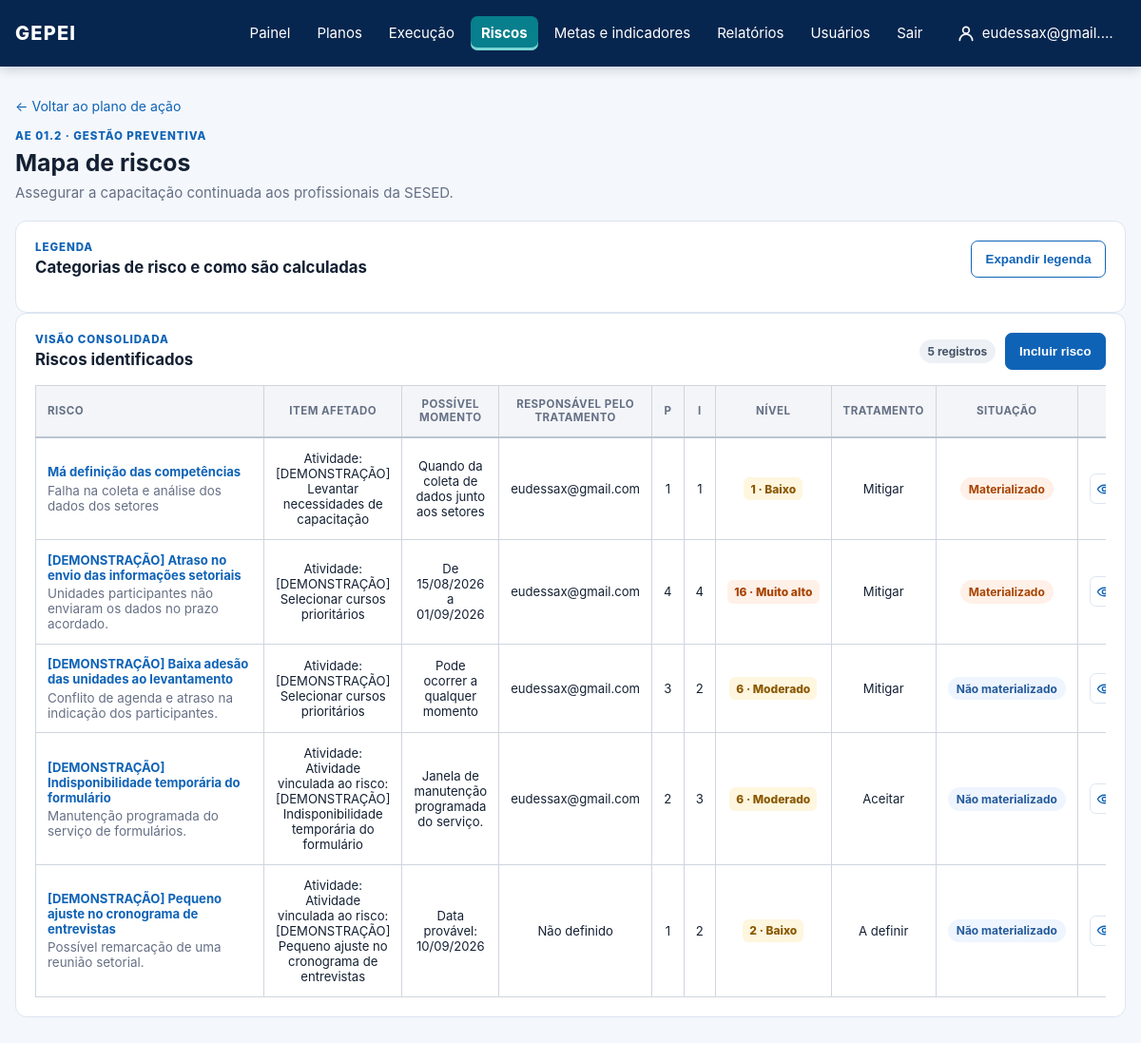
/planos-de-acao/2/riscos/ (signed in), run on an earlier commit of the app's database.
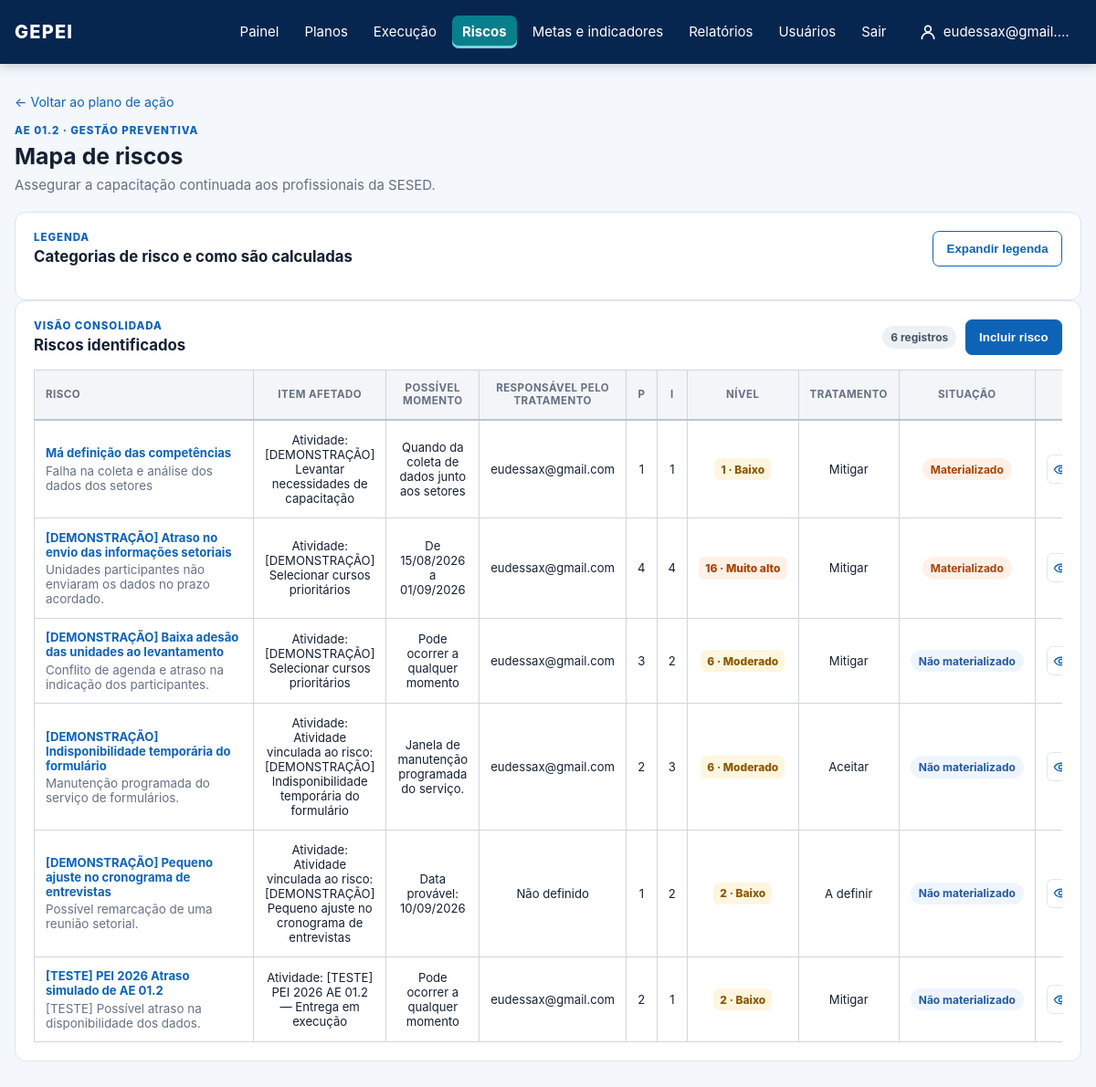
And on a later commit of the database.
### core/models.py (models this page shows, shortened)
class StrategicAction(models.Model):
    class Status(models.TextChoices):
        NOT_STARTED = "NAO_INICIADA", "Não iniciada"
        IN_PROGRESS = "EM_ANDAMENTO", "Em andamento"
        COMPLETED = "CONCLUIDA", "Concluída"
        DELAYED = "ATRASADA", "Atrasada"
        BLOCKED = "BLOQUEADA", "Bloqueada"
        SUSPENDED = "SUSPENSA", "Suspensa"
    artifact = models.ForeignKey(PlanArtifact, on_delete=models.PROTECT, related_name="actions")
    coordinating_unit = models.ForeignKey(OrganizationalUnit, on_delete=models.PROTECT)
    code = models.CharField(max_length=30)
    title = models.CharField(max_length=255)
    description = models.TextField(blank=True)
    due_date = models.DateField(
        null=True,
        blank=True,
        help_text="Preenchido no cronograma operacional; não é inferido da vigência do PEI.",
    )
    status = models.CharField(max_length=15, choices=Status.choices, default=Status.NOT_STARTED)
    progress = models.DecimalField(max_digits=5, decimal_places=2, default=0)
    funding_sources = models.CharField(max_length=255, blank=True)
    participating_units = models.ManyToManyField(OrganizationalUnit, related_name="participating_actions", blank=True)

class Risk(models.Model):
    class Status(models.TextChoices):
        NOT_MATERIALIZED = "NAO_MATERIALIZADO", "Não materializado"
        MATERIALIZED = "MATERIALIZADO", "Materializado"
    class OccurrenceTiming(models.TextChoices):
        ANY_TIME = "QUALQUER_MOMENTO", "Pode ocorrer a qualquer momento"
        EXPOSURE_WINDOW = "PERIODO", "Durante um período de exposição"
        DATE_OR_MILESTONE = "DATA_MARCO", "Em uma data ou marco provável"
        UNKNOWN = "INDETERMINADO", "Não é possível estimar o momento"
    action = models.ForeignKey(StrategicAction, on_delete=models.CASCADE, related_name="risks")
    activity = models.ForeignKey(Activity, on_delete=models.PROTECT, related_name="risks")
    is_unforeseen = models.BooleanField("Risco não previsto", default=False)
    owner = models.ForeignKey(settings.AUTH_USER_MODEL, on_delete=models.PROTECT)
    title = models.CharField(max_length=255)
    cause = models.TextField()
    probability = models.PositiveSmallIntegerField()
    impact = models.PositiveSmallIntegerField()
    status = models.CharField(max_length=18, choices=Status.choices, default=Status.NOT_MATERIALIZED)
    treatment = models.CharField(max_length=20, blank=True)
    preventive_measure = models.TextField(blank=True)
    contingency_measure = models.TextField(blank=True)
    occurrence_timing = models.CharField(
        max_length=20,
        choices=OccurrenceTiming.choices,
        default=OccurrenceTiming.UNKNOWN,
    )
    exposure_start_date = models.DateField(null=True, blank=True)
    exposure_end_date = models.DateField(null=True, blank=True)
    expected_occurrence_date = models.DateField(null=True, blank=True)
    trigger_description = models.TextField(blank=True)
    @property
    def level(self):
        return self.probability * self.impact
    @property
    def level_label(self):
        if self.level >= 20:
            return "Crítico"
        if self.level >= 15:
            return "Muito alto"
        if self.level >= 10:
            return "Alto"
        if self.level >= 5:
            return "Moderado"
        return "Baixo"
    @property
    def occurrence_timing_summary(self):
        if self.occurrence_timing == self.OccurrenceTiming.ANY_TIME:
            return "Pode ocorrer a qualquer momento"
        if self.occurrence_timing == self.OccurrenceTiming.EXPOSURE_WINDOW:
            if self.exposure_start_date and self.exposure_end_date:
                return f"De {self.exposure_start_date:%d/%m/%Y} a {self.exposure_end_date:%d/%m/%Y}"
            if self.exposure_start_date:
                return f"A partir de {self.exposure_start_date:%d/%m/%Y}"
            if self.exposure_end_date:
                return f"Até {self.exposure_end_date:%d/%m/%Y}"
            return "Durante um período de exposição ainda não delimitado"
        if self.occurrence_timing == self.OccurrenceTiming.DATE_OR_MILESTONE:
            if self.expected_occurrence_date:
                return f"Data provável: {self.expected_occurrence_date:%d/%m/%Y}"
            return ""
        return "Momento indeterminado"

class Activity(models.Model):
    PAUSED = "PAUSADA"
    class FundingSource(models.TextChoices):
        FAF = "FAF", "Fundo a Fundo (FaF)"
        CODE_0500 = "0500", "Fonte 0500"
        AGREEMENT = "CONVENIO", "Convênio"
        OTHER = "OUTRA", "Outra"
    action_plan = models.ForeignKey(ActionPlan, on_delete=models.CASCADE, related_name="activities")
    executor = models.ForeignKey(settings.AUTH_USER_MODEL, on_delete=models.PROTECT, related_name="assigned_activities")
    title = models.CharField(max_length=255)
    description = models.TextField(blank=True)
    position = models.PositiveIntegerField(default=0)
    weight = models.DecimalField(max_digits=5, decimal_places=2)
    progress = models.DecimalField(max_digits=5, decimal_places=2, default=0)
    start_date = models.DateField(null=True, blank=True)
    end_date = models.DateField()
    status = models.CharField(max_length=15, choices=[*StrategicAction.Status.choices, ("PAUSADA", "Pausada")], default=StrategicAction.Status.NOT_STARTED)
    expected_delivery = models.CharField(max_length=255, blank=True)
    requires_financial_resource = models.BooleanField(default=False)
    planned_cost = models.DecimalField(max_digits=14, decimal_places=2, null=True, blank=True)
    disbursed_cost = models.DecimalField(max_digits=14, decimal_places=2, null=True, blank=True)
    funding_source = models.CharField(max_length=12, choices=FundingSource.choices, blank=True)
    funding_source_other = models.CharField(max_length=160, blank=True)
    financial_responsible_unit = models.ForeignKey(
        OrganizationalUnit,
        null=True,
        blank=True,
        on_delete=models.PROTECT,
        related_name="financially_monitored_activities",
    )
    financial_reference = models.CharField(max_length=255, blank=True)
    class Meta:
        ordering = ["position", "start_date", "end_date", "id"]
    def __str__(self):
        return self.title

class RiskTreatment(models.Model):
    class Decision(models.TextChoices):
        ACCEPT = "ACEITAR", "Aceitar"
        MITIGATE = "MITIGAR", "Mitigar"
        AVOID = "EVITAR", "Evitar"
        TRANSFER = "TRANSFERIR", "Transferir"
    risk = models.ForeignKey(Risk, on_delete=models.CASCADE, related_name="treatments")
    decision = models.CharField(max_length=12, choices=Decision.choices)
    justification = models.TextField(blank=True)
    responsible = models.ForeignKey(
        settings.AUTH_USER_MODEL,
        on_delete=models.PROTECT,
        related_name="risk_treatments",
    )
    due_date = models.DateField(null=True, blank=True)
    preventive_measure = models.TextField(blank=True)
    contingency_measure = models.TextField(blank=True)
    created_by = models.ForeignKey(
        settings.AUTH_USER_MODEL,
        on_delete=models.PROTECT,
        related_name="created_risk_treatments",
    )
    created_at = models.DateTimeField(auto_now_add=True)
    class Meta:
        constraints = [models.UniqueConstraint(fields=["risk"], name="one_treatment_per_risk")]
        ordering = ["-created_at", "-id"]

### core/views.py (the view)
# urls.py: path("planos-de-acao/<int:action_id>/riscos/", views.risk_map, name="risk_map"),
@login_required
def risk_map(request, action_id):
    _require_permission(request.user, "view_risk")
    action = get_object_or_404(
        (view_scope_actions if request.method == "GET" else scope_actions)(
            StrategicAction.objects.select_related("artifact", "artifact__plan", "coordinating_unit"), request.user
        ),
        pk=action_id,
    )
    request.read_only_other_unit = not scope_actions(StrategicAction.objects.all(), request.user).filter(pk=action.id).exists()
    action_plan = get_object_or_404(ActionPlan, action=action)
    registered_risks = _registered_risks(request, StrategicAction.objects.filter(pk=action.pk))
    if request.method == "POST":
        _require_permission(request.user, "add_risk")
        form = RiskIdentificationForm(request.POST, action_plan=action_plan)
        if form.is_valid():
            risk = _save_new_risk(request.user, form, action)
            messages.success(request, "Risco incluído no mapa do plano de ação.")
            if form.cleaned_data["register_another"]:
                return _next_risk_registration(request, registered_risks, risk)
            return redirect("risk_detail", action_id=action.id, risk_id=risk.id)
    else:
        initial = {"activity": registered_risks[-1].activity_id} if registered_risks else {}
        form = RiskIdentificationForm(action_plan=action_plan, initial=initial)
    risks = action.risks.select_related("activity", "owner").prefetch_related(
        "assessments", "treatments", "materializations", "acceptances"
    ).order_by("status", "title")
    return render(
        request,
        "core/risk_map.html",
        {
            "action": action,
            "action_plan": action_plan,
            "risks": risks,
            "form": form,
            "registered_risks": registered_risks,
            "registered_risk_ids": ",".join(str(item.pk) for item in registered_risks),
            "can_add_risk": not request.read_only_other_unit and request.user.has_perm("core.add_risk"),
            "can_edit_risk": not request.read_only_other_unit and request.user.has_perm("core.change_risk"),
        },
    )

### templates/core/risk_map.html (shortened to what this page needs)
{% extends "base.html" %}
{% block content %}
  <a class="back-link" href="{% url 'action_plan_detail' action.id %}">← Voltar ao plano de ação</a>
  <section class="action-detail-heading">
    <div><p class="eyebrow">{{ action.code }} · Gestão preventiva</p><h1>Mapa de riscos</h1><p>{{ action.title }}</p></div>  </section>
  {% include "core/_risk_legend.html" %}
  <section class="risk-map-layout">
    <article class="panel risk-map-panel">
      <div class="panel-heading"><div><p class="eyebrow">Visão consolidada</p><h2>Riscos identificados</h2></div><div class="panel-heading-actions"><span class="chip chip-neutral">{{ risks|length }} registros</span>{% if can_add_risk %}<button class="button button-primary" type="button" data-open-risk-form>Incluir risco</button>{% endif %}</div></div>
      {% if risks %}
        <div class="responsive-table"><table class="risk-map-table"><thead><tr><th>Risco</th><th>Item afetado</th><th>Possível momento</th><th>Responsável pelo tratamento</th><th class="col-center">P</th><th class="col-center">I</th><th class="col-center">Nível</th><th>Tratamento</th><th>Situação</th><th>Ações</th></tr></thead><tbody>
          {% for risk in risks %}<tr>
            <td><a href="{% url 'risk_detail' action.id risk.id %}"><strong>{{ risk.title }}</strong></a><span>{{ risk.cause|truncatechars:80 }}</span></td>
            <td>{% if risk.activity %}Atividade: {{ risk.activity.title }}{% else %}Ação estratégica{% endif %}</td>
            <td>{{ risk.occurrence_timing_summary|default:risk.trigger_description|default:"—" }}</td>
            <td>{% if not perms.core.view_risktreatment %}🔒{% else %}{% with treatment=risk.treatments.first %}{% if treatment %}{{ treatment.responsible.get_full_name|default:treatment.responsible.username }}{% else %}Não definido{% endif %}{% endwith %}{% endif %}</td>
            <td class="col-center">{{ risk.probability }}</td><td class="col-center">{{ risk.impact }}</td>
            <td class="col-center"><span class="risk-level {% if risk.level >= 20 %}risk-critical{% elif risk.level >= 10 %}risk-high{% else %}risk-medium{% endif %}">{{ risk.level }} · {{ risk.level_label }}</span></td>
            <td>{% if not perms.core.view_risktreatment %}🔒{% else %}{% with treatment=risk.treatments.first %}{% if treatment %}{{ treatment.get_decision_display }}{% elif risk.treatment %}{{ risk.treatment|title }}{% else %}A definir{% endif %}{% endwith %}{% endif %}</td>
            <td><span class="chip chip-{{ risk.status|lower }}">{{ risk.get_status_display }}</span></td>
            <td><div class="row-actions"><a class="row-icon" href="{% url 'risk_detail' action.id risk.id %}" title="Visualizar risco" aria-label="Visualizar risco">{% include "core/_record_icon.html" with icon="view" %}</a></div></td>
          </tr>{% endfor %}
        </tbody></table></div>
      {% else %}<div class="empty-state"><strong>Nenhum risco identificado.</strong><span>Clique em “Incluir risco” para registrá-lo; depois o sistema disponibilizará a avaliação, o tratamento e a decisão de aceite.</span></div>{% endif %}
    </article>
  </section>
{% endblock %}

### templates/base.html (shortened to what this page needs)
{% load static %}
<!doctype html>
<html lang="pt-br">
<head>
  <link rel="stylesheet" href="{% static 'css/gepei.css' %}?v=20261106-acoes-2">
</head>
<body>
  <header class="topbar">
    <a class="brand" href="{% url 'dashboard' %}">GEPEI</a>
    {% if user.is_authenticated %}
      <nav>
        <a href="{% url 'dashboard' %}" {% if request.path == '/' %}class="nav-active" aria-current="page"{% endif %}>Painel</a>
        {% if perms.core.view_plan %}<a href="{% url 'pei_overview' %}" {% if '/pei/' in request.path %}class="nav-active" aria-current="page"{% endif %}>Planos</a>{% endif %}
        {% if perms.core.view_actionplan %}<a href="{% url 'action_plan_list' %}" {% if '/planos-de-acao/' in request.path and '/riscos/' not in request.path %}class="nav-active" aria-current="page"{% endif %}>Execução</a>{% endif %}
        {% if perms.core.view_risk %}<a href="{% url 'risk_overview' %}" {% if '/riscos/' in request.path %}class="nav-active" aria-current="page"{% endif %}>Riscos</a>{% endif %}
        {% if perms.core.view_strategictarget or perms.core.view_indicator %}<a href="{% if perms.core.view_indicator %}{% url 'indicator_overview' %}{% else %}{% url 'target_overview' %}{% endif %}" >Metas e indicadores</a>{% endif %}
        {% if perms.core.view_reportcycle or perms.core.view_sectorreport or perms.core.view_quarterlysectorreport or perms.core.consolidate_quarterlysectorreport %}<a href="{% url 'report_cycle_overview' %}" {% if '/relatorios/' in request.path %}class="nav-active" aria-current="page"{% endif %}>Relatórios</a>{% endif %}
        {% if perms.auth.view_user or perms.auth.view_group %}
        <details class="nav-plans{% if '/usuarios/' in request.path %} nav-active{% endif %}">
          <summary {% if '/usuarios/' in request.path %}aria-current="page"{% endif %}>Usuários</summary>
        </details>
        {% endif %}
        <form method="post" action="{% url 'logout' %}" onsubmit="return confirm('Tem certeza de que deseja sair?');">
          <button type="submit">Sair</button>
        </form>
        <a class="nav-user{% if request.path == '/minha-conta/' %} nav-active{% endif %}" href="{% url 'profile_edit' %}" title="Minha conta">
          <svg width="20" height="20" viewBox="0 0 24 24" fill="none" stroke="currentColor" stroke-width="2" stroke-linecap="round" stroke-linejoin="round" aria-hidden="true"><circle cx="12" cy="8" r="4"/><path d="M4 21c0-4.4 3.6-8 8-8s8 3.6 8 8"/></svg>
          <span>{{ user.first_name|default:user.username }}</span>
        </a>
      </nav>
    {% endif %}
  </header>
  <main class="container">
    {% block content %}{% endblock %}
  </main>
</body>
</html>

### templates/core/_record_icon.html
{% if icon == "view" %}<svg viewBox="0 0 24 24" width="18" height="18" fill="none" stroke="currentColor" stroke-width="1.8" stroke-linecap="round" stroke-linejoin="round" aria-hidden="true"><path d="M2 12s3.5-6 10-6 10 6 10 6-3.5 6-10 6S2 12 2 12Z"/><circle cx="12" cy="12" r="3"/></svg>{% elif icon == "delete" %}<svg viewBox="0 0 24 24" width="18" height="18" fill="none" stroke="currentColor" stroke-width="1.8" aria-hidden="true"><path d="M3 6h18M9 6V3h6v3M5 6l1 15h12l1-15M10 10v7M14 10v7"/></svg>{% elif icon == "evidence" %}<svg viewBox="0 0 24 24" width="18" height="18" fill="none" stroke="currentColor" stroke-width="1.8" aria-hidden="true"><path d="M6 3h8l4 4v14H6zM14 3v4h4M9 12h6M9 16h6"/></svg>{% else %}<svg viewBox="0 0 24 24" width="18" height="18" fill="none" stroke="currentColor" stroke-width="1.8" aria-hidden="true"><path d="m15 5 4 4M4 20l4-1L20 7a2.8 2.8 0 0 0-4-4L4 15z"/></svg>{% endif %}

What changed in the data, as far as the page shows it:
added Risk: title "[TESTE] PEI 2026 Atraso simulado de AE 01.2", cause "[TESTE] Possível atraso na disponibilidade dos dados.", activity "[TESTE] PEI 2026 AE 01.2 — Entrega em execução", occurrence_timing_summary "Pode ocorrer a qualquer momento", treatments.first.responsible.get_full_name "eudessax@gmail.com", probability "2", impact "1", level "2", level_label "Baixo", treatments.first.decision "Mitigar", status "Não materializado"
Also different on the page:
{{ risks|length }}: "5" → "6"
